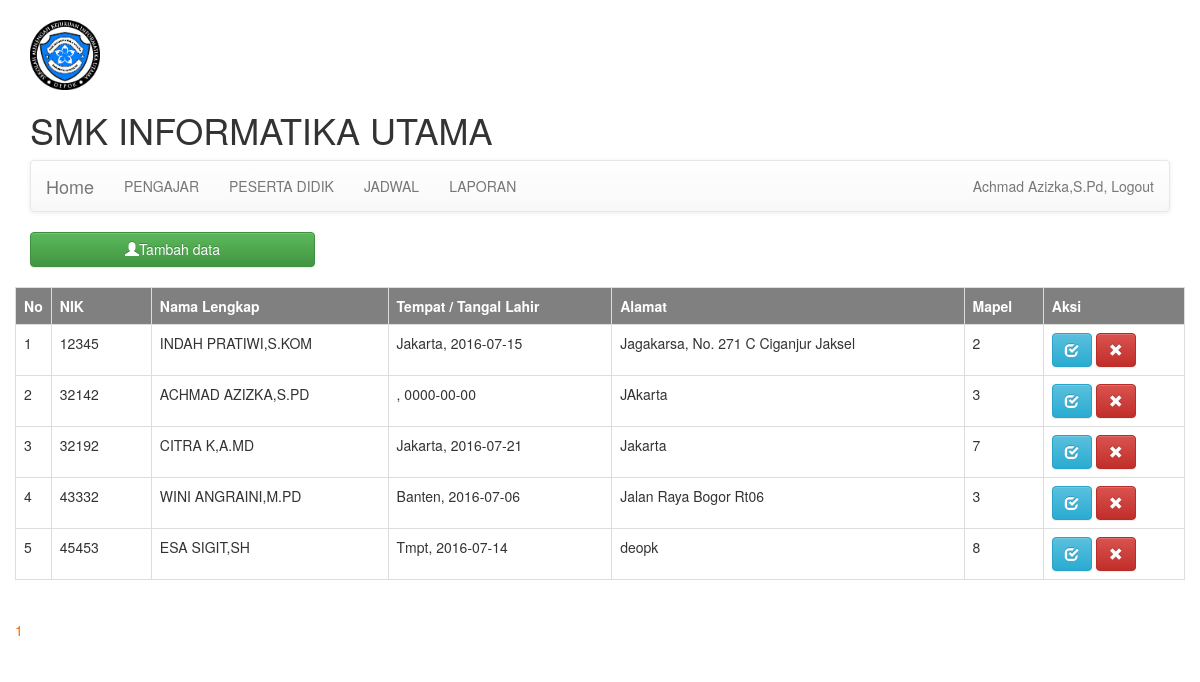
Screenshot of /layout.php?page=tabel-staff (signed in) with the database file from the repository.
### tables this page shows
CREATE TABLE `tb_staff` (
  `nik` varchar(20) NOT NULL DEFAULT '',
  `password` varchar(32) NOT NULL DEFAULT '',
  `nama_lengkap` varchar(50) NOT NULL,
  `gender` varchar(9) NOT NULL,
  `nuptk` varchar(16) DEFAULT '',
  `tempat_lahir` varchar(30) NOT NULL,
  `tanggal_lahir` date NOT NULL,
  `status` varchar(4) NOT NULL DEFAULT '0',
  `tmt_kerja` date NOT NULL,
  `jabatan` varchar(20) NOT NULL DEFAULT '0',
  `ijasah_tingkat` varchar(3) NOT NULL DEFAULT '',
  `ijasah_jurusan` varchar(20) NOT NULL,
  `ijasah_tahun` year(4) NOT NULL DEFAULT '2016',
  `idmapel` int(2) NOT NULL DEFAULT '0',
  `jlm_jam` int(2) NOT NULL,
  `alamat` text NOT NULL,
  `level` varchar(11) NOT NULL DEFAULT '0',
  PRIMARY KEY (`nik`)
);

### tables/staff.php (the view, shortened to what this page needs)
<div class="row">
    <div class="col-md-12">
        <button data-target="#myModal" class="btn btn-success col-sm-3"><i class="glyphicon glyphicon-user"></i>Tambah data </button>
    </div>
</div><br>
<div class="row">
    <table  width="100%" class="table table-bordered">
    	<tr style="background:grey; color:#ffffff">
    		<th>No</th>
    		<th>NIK</th>
    		<th>Nama Lengkap</th>
    		<th>Tempat / Tangal Lahir</th>
    		<th>Alamat</th>
    		<th>Mapel</th>
    		<th>Aksi</th>
    	</tr>
    	<?php
        	$no=0;
            $hal=1;
            $perHalaman=5;
            $tabel='tb_staff';
            $dataTable = ambilData($tabel,$hal,$perHalaman);
            foreach ($dataTable as $row){
            $no++;
        ?>
        <tr>
        	<td width="30"><?php echo $no; ?></td>
        	<td width="100"><?php echo $row['nik']; ?></td>
            <td><?php echo strtoupper($row['nama_lengkap']); ?></td>
            <td><?php echo ucwords(strtolower($row['tempat_lahir'])).", "
            				.$row['tanggal_lahir']; ?>
            </td>
            <td><?php echo $row['alamat']; ?></td>
            <td><?php echo $row['idmapel']; ?></td>
            <td>
            <a href="?edit-siswa=<?php echo $row['nik'] ?>" class="btn btn-info"> <i class="glyphicon glyphicon-check"></i></a>
            <a href="CEK.PHP" class="btn btn-danger"> <i class="glyphicon glyphicon-remove"></i></a>
            </td>
        </tr>
        <?php } ?>
    </table>
    <?php
        echo "<br>";
        echo tampilHalaman($tabel,$perHalaman);
    ?>
</div>

### assets/css/inputan.css (style rules this page uses)
button { border: 1px solid #BDC3C7; width: 65px; height: 35px; margin-bottom: 50px; }

### rows the page displays
tb_staff: nik "12345", nama_lengkap "INDAH PRATIWI,S.KOM", tempat_lahir "Jakarta", tanggal_lahir "2016-07-15", alamat "Jagakarsa, No. 271 C Ciganjur Jaksel", idmapel "2"
tb_staff: nik "32142", nama_lengkap "ACHMAD AZIZKA,S.PD", tanggal_lahir "0000-00-00", alamat "JAkarta", idmapel "3"
tb_staff: nik "32192", nama_lengkap "CITRA K,A.MD", tempat_lahir "Jakarta", tanggal_lahir "2016-07-21", alamat "Jakarta", idmapel "7"
tb_staff: nik "43332", nama_lengkap "WINI ANGRAINI,M.PD", tempat_lahir "Banten", tanggal_lahir "2016-07-06", alamat "Jalan Raya Bogor Rt06", idmapel "3"
tb_staff: nik "45453", nama_lengkap "ESA SIGIT,SH", tempat_lahir "Tmpt", tanggal_lahir "2016-07-14", alamat "deopk", idmapel "8"

### other values shown
$_SESSION['nama'] "Achmad Azizka,S.Pd"
